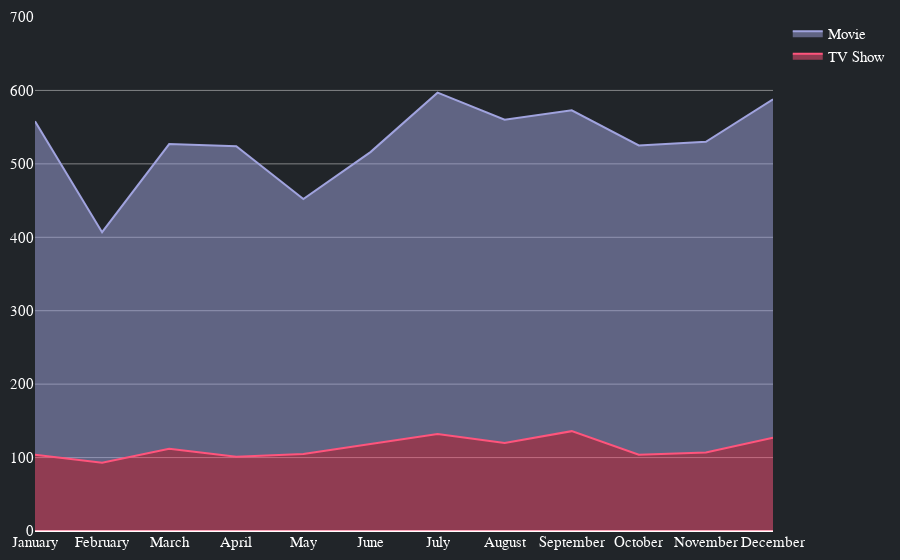

Notebook source saved alongside this figure:
### Markdown cell above
### Month added 

We plot two line chart one for Netflix and one for Amazon to investigate movement by month in content type and quantity addition. 

**Conclusions:** Interensting is to notice that Amazon and Netflix seems to be complementary in month addition. If Netflix is publishing mosly at the beginning and at the end of the year, Amazon concentrate more in the middle - in particular on the moth of June.

### Code cell
month_order = ['January',
 'February',
 'March',
 'April',
 'May',
 'June',
 'July',
 'August',
 'September',
 'October',
 'November',
 'December']

dfn = data.copy()
dfn['date_added_netflix'].replace('no_data', np.nan, inplace  = True)
dfn = dfn.dropna()
dfn['date_added_netflix'] = pd.to_datetime(dfn['date_added_netflix'])
dfn['month_added_netflix']=dfn['date_added_netflix'].dt.month
dfn['month_added_netflix']=dfn['date_added_netflix'].dt.month_name()
dfn['month_name_added'] = pd.Categorical(dfn['month_added_netflix'], categories=month_order, ordered=True)

dfa = data.copy()
dfa['date_added_amazon'].replace('no_data', np.nan, inplace  = True)
dfa = dfa.dropna()
dfa['date_added_amazon'] = pd.to_datetime(dfa['date_added_amazon'])
dfa['month_added_amazon']=dfa['date_added_amazon'].dt.month
dfa['month_added_amazon']=dfa['date_added_amazon'].dt.month_name()
dfa['month_name_added'] = pd.Categorical(dfa['month_added_amazon'], categories=month_order, ordered=True)
def month_added(df, file, prov, range):
    data_sub = df.groupby('type')['month_name_added'].value_counts().unstack().fillna(0).loc[['TV Show','Movie']].cumsum(axis=0).T
    fig = go.Figure(layout_yaxis_range=range)
    for i, r in enumerate(df['type'].value_counts().index[::-1]):
        mtv_rel = pd.DataFrame(data_sub[r])
        fig.add_trace(go.Scatter(
            x=mtv_rel.index, y=mtv_rel[r],
            hoverinfo='x+y',
            mode='lines',
            line=dict(width=2, color=two_colors[i]),
            # line_shape='spline', 
            name = r,
            stackgroup='one' # define stack group
        ))

        for fig_scatter_data in fig.data:
            fig_scatter_data['customdata'] = [fig_scatter_data['name']] * len(fig_scatter_data['x'])

    fig.update_traces( marker=dict(line=dict(width=2)),textfont=dict(family="Arial, san serif",size=16,color="#212529"),hoverlabel=dict(font_size=14,font_family="Arial, san serif", font_color='white'))

    fig.update_traces(hovertemplate=('<br>On %{x}, %{y} %{customdata} were added on ' +prov+'<br><extra></extra>'))

    fig.update_layout(paper_bgcolor="#212529", plot_bgcolor ='rgba(0, 0, 0, 0)', hoverlabel_bordercolor='#212529',margin=margin, yaxis_gridcolor ='rgba(225, 225, 225, .5)', font_color="white", font_family="Arial, san serif", font_size=15, xaxis_showgrid=False)
    fig.write_html('visualization/'+ file)
    fig.show()
month_added(dfn, 'nine.html', 'Netflix', [0,700])
month_added(dfa, 'ten.html', 'Amazon', [0, 200])

### Figure 1 — Plotly figure (JSON) as saved in the notebook; plotly's stock layout.template omitted (floating-point values rounded to 4 significant figures)
{"data": [{"customdata": ["TV Show", "TV Show", "TV Show", "TV Show", "TV Show", "TV Show", "TV Show", "TV Show", "TV Show", "TV Show", "TV Show", "TV Show"], "hoverinfo": "x+y", "hoverlabel": {"font": {"color": "white", "family": "Arial, san serif", "size": 14}}, "hovertemplate": "<br>On %{x}, %{y} %{customdata} were added on Netflix<br><extra></extra>", "line": {"color": "#ff547c", "width": 2}, "marker": {"line": {"width": 2}}, "mode": "lines", "name": "TV Show", "stackgroup": "one", "textfont": {"color": "#212529", "family": "Arial, san serif", "size": 16}, "type": "scatter", "x": ["January", "February", "March", "April", "May", "June", "July", "August", "September", "October", "November", "December"], "y": [104, 93, 112, 101, 105, 118, 132, 120, 136, 104, 107, 127]}, {"customdata": ["Movie", "Movie", "Movie", "Movie", "Movie", "Movie", "Movie", "Movie", "Movie", "Movie", "Movie", "Movie"], "hoverinfo": "x+y", "hoverlabel": {"font": {"color": "white", "family": "Arial, san serif", "size": 14}}, "hovertemplate": "<br>On %{x}, %{y} %{customdata} were added on Netflix<br><extra></extra>", "line": {"color": "#a0a3de", "width": 2}, "marker": {"line": {"width": 2}}, "mode": "lines", "name": "Movie", "stackgroup": "one", "textfont": {"color": "#212529", "family": "Arial, san serif", "size": 16}, "type": "scatter", "x": ["January", "February", "March", "April", "May", "June", "July", "August", "September", "October", "November", "December"], "y": [454, 314, 415, 423, 347, 398, 465, 440, 437, 421, 423, 461]}], "layout": {"font": {"color": "white", "family": "Arial, san serif", "size": 15}, "hoverlabel": {"bordercolor": "#212529"}, "margin": {"b": 10, "l": 10, "r": 10, "t": 10}, "paper_bgcolor": "#212529", "plot_bgcolor": "rgba(0, 0, 0, 0)", "xaxis": {"showgrid": false}, "yaxis": {"gridcolor": "rgba(225, 225, 225, .5)", "range": [0, 700]}}}
